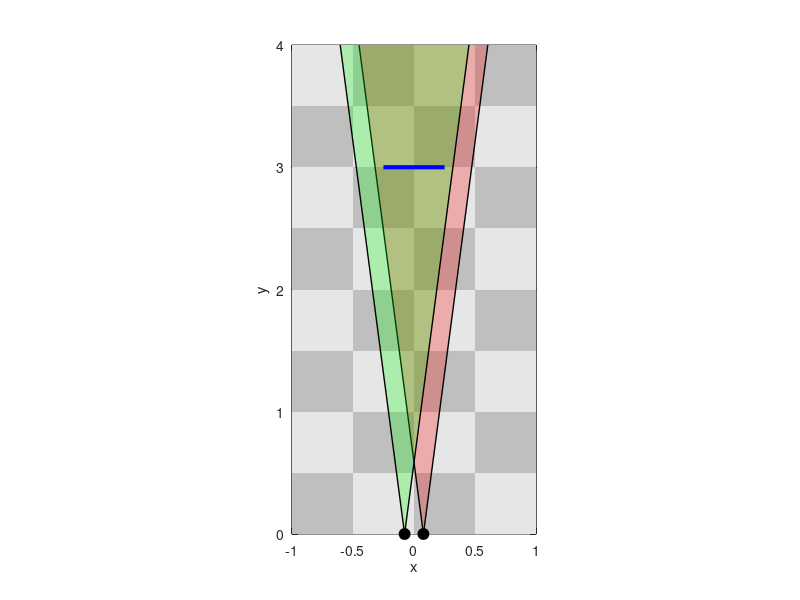

The MATLAB script that drew this image:
clc, clear all
l = 15.4; %cm

objectWidth = 0.5; %m
    objectCenter = [0, 3];%m
    objectAngle = 0;%rads

figure;
hold on;
axis equal;
xlim([-1 1]);
ylim([0 4]);

%Checkerboard
squareSize = 0.5;
xEdges = -2:squareSize:2;
yEdges = 0:squareSize:4;
for i = 1:length(xEdges)-1
    for j = 1:length(yEdges)-1
        if mod(i+j,2) == 0
            shade = 0.75;
        else
            shade = 0.9;
        end
        rectangle( ...
            'Position', [xEdges(i), yEdges(j), squareSize, squareSize], ...
            'FaceColor', [shade shade shade], ...
            'EdgeColor', 'none');
    end
end

%Sensors
plot(l/200, 0, 'ko', 'MarkerFaceColor', 'k', 'MarkerSize', 8);
plot(-l/200, 0, 'ko', 'MarkerFaceColor', 'k', 'MarkerSize', 8);
xlabel('x');
ylabel('y');
box on;
xSensor = [l/200, -l/200];
ySensor = [0, 0];
for k = 1:length(xSensor)

    % Left and right cone boundary slopes
    dx = 4 * tand(7.5);

    xLeft  = xSensor(k) - dx;
    xRight = xSensor(k) + dx;

    % Shade sensor field of view
    if k == 1
        coneColor = [1 0 0];   % red
    else
        coneColor = [0 1 0];   % green
    end

    patch( ...
        [xSensor(k), xLeft, xRight], ...
        [0,          4,     4], ...
        coneColor, ...
        'FaceAlpha', 0.25, ...
        'EdgeColor', 'none');

    % Draw cone boundary lines up to y = 4
    plot([xSensor(k), xLeft],  [0, 4], 'k-', 'LineWidth', 1);
    plot([xSensor(k), xRight], [0, 4], 'k-', 'LineWidth', 1);
end

%% 

% Initial object endpoints
xObj = [objectCenter(1) - cos(objectAngle)*objectWidth/2, ...
        objectCenter(1) + cos(objectAngle)*objectWidth/2];

yObj = [objectCenter(2) - sin(objectAngle)*objectWidth/2, ...
        objectCenter(2) + sin(objectAngle)*objectWidth/2];

% Create object once
hObj = plot(xObj, yObj, 'color', 'blue', 'LineWidth', 3);

%Remove
arbitraryTraj = [zeros(1, 1000); 3:-3/999:0];

for i = 1:1000
    %replace this
    %objectCenter = arbitraryTraj(:, i);
    %objectAngle = objectAngle + pi/400;

    %Plot object
    xObj = [objectCenter(1) - cos(objectAngle)*objectWidth/2, ...
            objectCenter(1) + cos(objectAngle)*objectWidth/2];
    yObj = [objectCenter(2) - sin(objectAngle)*objectWidth/2, ...
            objectCenter(2) + sin(objectAngle)*objectWidth/2];
    set(hObj, 'XData', xObj, 'YData', yObj);
    drawnow
end
